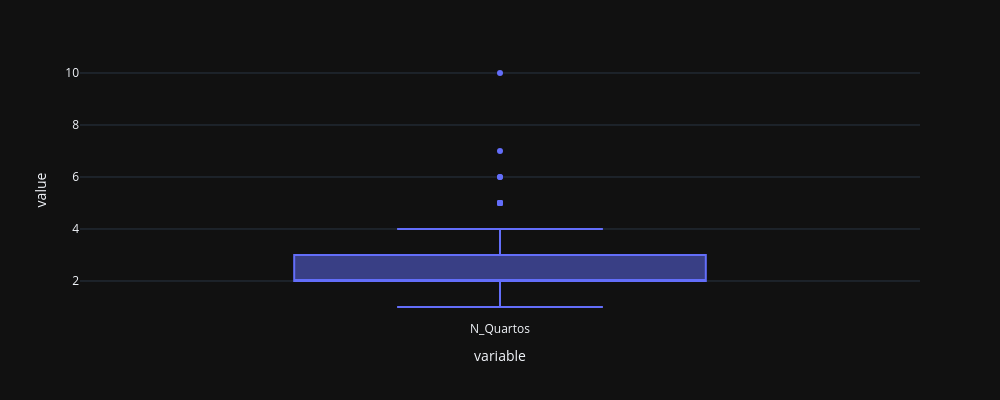

The notebook cell saved with this chart:
### Markdown cell above
### N_Quartos

### Code cell
fig = px.box(
    df['N_Quartos'],
    height = 400,
    width = 1000
)

fig.show()

### Figure 1 — Plotly figure (JSON) as saved in the notebook; plotly's stock layout.template omitted (floating-point values rounded to 4 significant figures; data arrays with more than 128 entries replaced by an {"elided": "..."} marker saying what was removed)
{"data": [{"alignmentgroup": "True", "hovertemplate": "variable=%{x}<br>value=%{y}<extra></extra>", "legendgroup": "", "marker": {"color": "#636efa"}, "name": "", "notched": false, "offsetgroup": "", "orientation": "v", "showlegend": false, "x": {"elided": "7203 str values"}, "x0": " ", "xaxis": "x", "y": {"elided": "7203 int values"}, "y0": " ", "yaxis": "y", "type": "box"}], "layout": {"xaxis": {"anchor": "y", "domain": [0.0, 1.0], "title": {"text": "variable"}}, "yaxis": {"anchor": "x", "domain": [0.0, 1.0], "title": {"text": "value"}}, "legend": {"tracegroupgap": 0}, "margin": {"t": 60}, "boxmode": "group", "height": 400, "width": 1000}}
